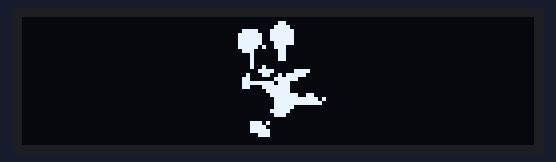
A sketch run on a simulated Arduino Uno, built with avr-gcc and run on an emulated ATmega328P. Shown: 128×32 one-colour display.

Above: at 0.1 s.

The sketch:

image.ino
```cpp
#include <SPI.h>
#include <Wire.h>
#include <Adafruit_GFX.h>
#include <Adafruit_SSD1306.h>
#define dht_apin A0
#define OLED_MOSI   9 //D1
#define OLED_CLK   10 //D0
#define OLED_DC    11 //DC
#define OLED_CS    12 //CS
#define OLED_RESET 13 //RST

Adafruit_SSD1306 display(OLED_MOSI, OLED_CLK, OLED_DC, OLED_RESET, OLED_CS);
#define SSD1306_LCDHEIGHT 64
#if (SSD1306_LCDHEIGHT != 64)
#error("Height incorrect, please fix Adafruit_SSD1306.h!");
#endif
// '36-366531_collection-of-7-mickey-mouse-cartoons-hd-mickey', 128x32px
const unsigned char myBitmap [] PROGMEM = {
  0xff, 0xff, 0xff, 0xff, 0xff, 0xff, 0xff, 0xff, 0xff, 0xff, 0xff, 0xff, 0xff, 0xff, 0xff, 0xff,
  0xff, 0xff, 0xff, 0xff, 0xff, 0xff, 0xff, 0xff, 0x3f, 0xff, 0xff, 0xff, 0xff, 0xff, 0xff, 0xff,
  0xff, 0xff, 0xff, 0xff, 0xff, 0xff, 0xff, 0xfe, 0x1f, 0xff, 0xff, 0xff, 0xff, 0xff, 0xff, 0xff,
  0xff, 0xff, 0xff, 0xff, 0xff, 0xff, 0xfe, 0x1c, 0x0f, 0xff, 0xff, 0xff, 0xff, 0xff, 0xff, 0xff,
  0xff, 0xff, 0xff, 0xff, 0xff, 0xff, 0xfc, 0x0c, 0x0f, 0xff, 0xff, 0xff, 0xff, 0xff, 0xff, 0xff,
  0xff, 0xff, 0xff, 0xff, 0xff, 0xff, 0xfc, 0x0c, 0x0f, 0xff, 0xff, 0xff, 0xff, 0xff, 0xff, 0xff,
  0xff, 0xff, 0xff, 0xff, 0xff, 0xff, 0xfc, 0x0e, 0x0f, 0xff, 0xff, 0xff, 0xff, 0xff, 0xff, 0xff,
  0xff, 0xff, 0xff, 0xff, 0xff, 0xff, 0xfc, 0x16, 0x3f, 0xff, 0xff, 0xff, 0xff, 0xff, 0xff, 0xff,
  0xff, 0xff, 0xff, 0xff, 0xff, 0xff, 0xfe, 0x3f, 0x3f, 0xff, 0xff, 0xff, 0xff, 0xff, 0xff, 0xff,
  0xff, 0xff, 0xff, 0xff, 0xff, 0xff, 0xff, 0xbf, 0x3f, 0xff, 0xff, 0xff, 0xff, 0xff, 0xff, 0xff,
  0xff, 0xff, 0xff, 0xff, 0xff, 0xff, 0xff, 0xbf, 0x3f, 0xff, 0xff, 0xff, 0xff, 0xff, 0xff, 0xff,
  0xff, 0xff, 0xff, 0xff, 0xff, 0xff, 0xff, 0xbf, 0xff, 0xff, 0xff, 0xff, 0xff, 0xff, 0xff, 0xff,
  0xff, 0xff, 0xff, 0xff, 0xff, 0xff, 0xff, 0xb7, 0xff, 0xff, 0xff, 0xff, 0xff, 0xff, 0xff, 0xff,
  0xff, 0xff, 0xff, 0xff, 0xff, 0xff, 0xff, 0xe1, 0xf0, 0xff, 0xff, 0xff, 0xff, 0xff, 0xff, 0xff,
  0xff, 0xff, 0xff, 0xff, 0xff, 0xff, 0xff, 0x73, 0x41, 0xff, 0xff, 0xff, 0xff, 0xff, 0xff, 0xff,
  0xff, 0xff, 0xff, 0xff, 0xff, 0xff, 0xfe, 0x7e, 0x07, 0xff, 0xff, 0xff, 0xff, 0xff, 0xff, 0xff,
  0xff, 0xff, 0xff, 0xff, 0xff, 0xff, 0xfe, 0x01, 0x1f, 0xff, 0xff, 0xff, 0xff, 0xff, 0xff, 0xff,
  0xff, 0xff, 0xff, 0xff, 0xff, 0xff, 0xfe, 0x70, 0x1f, 0xff, 0xff, 0xff, 0xff, 0xff, 0xff, 0xff,
  0xff, 0xff, 0xff, 0xff, 0xff, 0xff, 0xff, 0xf8, 0x1f, 0xff, 0xff, 0xff, 0xff, 0xff, 0xff, 0xff,
  0xff, 0xff, 0xff, 0xff, 0xff, 0xff, 0xff, 0xfc, 0x06, 0x7f, 0xff, 0xff, 0xff, 0xff, 0xff, 0xff,
  0xff, 0xff, 0xff, 0xff, 0xff, 0xff, 0xff, 0xfe, 0x00, 0x2f, 0xff, 0xff, 0xff, 0xff, 0xff, 0xff,
  0xff, 0xff, 0xff, 0xff, 0xff, 0xff, 0xff, 0xfe, 0x00, 0x1f, 0xff, 0xff, 0xff, 0xff, 0xff, 0xff,
  0xff, 0xff, 0xff, 0xff, 0xff, 0xff, 0xff, 0xfe, 0x0f, 0xff, 0xff, 0xff, 0xff, 0xff, 0xff, 0xff,
  0xff, 0xff, 0xff, 0xff, 0xff, 0xff, 0xff, 0xfc, 0x1f, 0xff, 0xff, 0xff, 0xff, 0xff, 0xff, 0xff,
  0xff, 0xff, 0xff, 0xff, 0xff, 0xff, 0xff, 0xfe, 0x3f, 0xff, 0xff, 0xff, 0xff, 0xff, 0xff, 0xff,
  0xff, 0xff, 0xff, 0xff, 0xff, 0xff, 0xff, 0xff, 0xff, 0xff, 0xff, 0xff, 0xff, 0xff, 0xff, 0xff,
  0xff, 0xff, 0xff, 0xff, 0xff, 0xff, 0xff, 0x8b, 0xff, 0xff, 0xff, 0xff, 0xff, 0xff, 0xff, 0xff,
  0xff, 0xff, 0xff, 0xff, 0xff, 0xff, 0xff, 0x87, 0xff, 0xff, 0xff, 0xff, 0xff, 0xff, 0xff, 0xff,
  0xff, 0xff, 0xff, 0xff, 0xff, 0xff, 0xff, 0x83, 0xff, 0xff, 0xff, 0xff, 0xff, 0xff, 0xff, 0xff,
  0xff, 0xff, 0xff, 0xff, 0xff, 0xff, 0xff, 0xe3, 0xff, 0xff, 0xff, 0xff, 0xff, 0xff, 0xff, 0xff,
  0xff, 0xff, 0xff, 0xff, 0xff, 0xff, 0xff, 0xff, 0xff, 0xff, 0xff, 0xff, 0xff, 0xff, 0xff, 0xff,
  0xff, 0xff, 0xff, 0xff, 0xff, 0xff, 0xff, 0xff, 0xff, 0xff, 0xff, 0xff, 0xff, 0xff, 0xff, 0xff
};


void setup()
{
  Serial.begin(9600);
  display.begin(SSD1306_SWITCHCAPVCC);
  display.clearDisplay();
  display.drawBitmap(0, 0,  myBitmap, 128, 32, BLACK, WHITE);
  display.display();
}
void loop()
{
}
```
